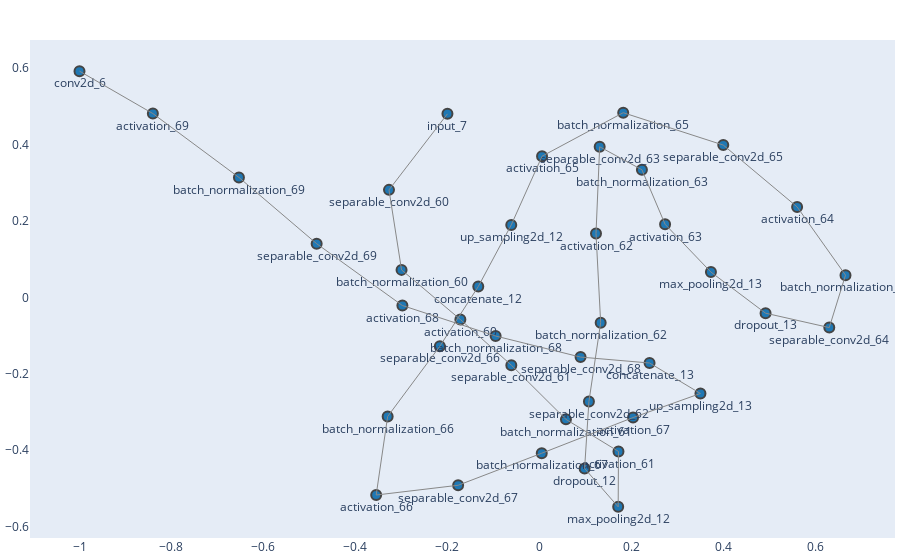

Notebook source saved alongside this figure:
### Code cell
import plotly.graph_objects as go
import networkx as nx
# Create the model
model = unet()
model.summary()

### Figure 1 — Plotly figure (JSON) as saved in the notebook; plotly's stock layout.template omitted (floating-point values rounded to 4 significant figures)
{"data": [{"hoverinfo": "none", "marker": {"color": ["#1f78b4", "#1f78b4", "#1f78b4", "#1f78b4", "#1f78b4", "#1f78b4", "#1f78b4", "#1f78b4", "#1f78b4", "#1f78b4", "#1f78b4", "#1f78b4", "#1f78b4", "#1f78b4", "#1f78b4", "#1f78b4", "#1f78b4", "#1f78b4", "#1f78b4", "#1f78b4", "#1f78b4", "#1f78b4", "#1f78b4", "#1f78b4", "#1f78b4", "#1f78b4", "#1f78b4", "#1f78b4", "#1f78b4", "#1f78b4", "#1f78b4", "#1f78b4", "#1f78b4", "#1f78b4", "#1f78b4", "#1f78b4", "#1f78b4", "#1f78b4", "#1f78b4", "#1f78b4"], "line": {"width": 2}, "showscale": false, "size": 10}, "mode": "markers+text", "text": ["input_7", "separable_conv2d_60", "batch_normalization_60", "activation_60", "separable_conv2d_61", "batch_normalization_61", "activation_61", "max_pooling2d_12", "dropout_12", "separable_conv2d_62", "batch_normalization_62", "activation_62", "separable_conv2d_63", "batch_normalization_63", "activation_63", "max_pooling2d_13", "dropout_13", "separable_conv2d_64", "batch_normalization_64", "activation_64", "separable_conv2d_65", "batch_normalization_65", "activation_65", "up_sampling2d_12", "concatenate_12", "separable_conv2d_66", "batch_normalization_66", "activation_66", "separable_conv2d_67", "batch_normalization_67", "activation_67", "up_sampling2d_13", "concatenate_13", "separable_conv2d_68", "batch_normalization_68", "activation_68", "separable_conv2d_69", "batch_normalization_69", "activation_69", "conv2d_6"], "textposition": "bottom center", "type": "scatter", "x": [-0.1996, -0.3268, -0.2995, -0.1715, -0.06069, 0.05813, 0.1724, 0.1718, 0.09871, 0.1081, 0.1337, 0.1235, 0.1315, 0.2234, 0.2738, 0.3735, 0.4924, 0.631, 0.6662, 0.561, 0.4003, 0.1827, 0.00615, -0.06081, -0.1326, -0.2162, -0.3297, -0.3547, -0.1764, 0.005478, 0.2041, 0.3507, 0.24, 0.08995, -0.09487, -0.2976, -0.4841, -0.6532, -0.8404, -1], "y": [0.4807, 0.2816, 0.07216, -0.05775, -0.1772, -0.3192, -0.4031, -0.5482, -0.4478, -0.2723, -0.06599, 0.1676, 0.3944, 0.3344, 0.1915, 0.06642, -0.04121, -0.0789, 0.05836, 0.237, 0.399, 0.4837, 0.3698, 0.1899, 0.02856, -0.1277, -0.3117, -0.5173, -0.4917, -0.4078, -0.3144, -0.2514, -0.1717, -0.1562, -0.101, -0.02117, 0.1407, 0.3142, 0.4814, 0.5924]}, {"line": {"color": "#888", "width": 1}, "mode": "lines", "type": "scatter", "x": [-0.1996, -0.3268, null], "y": [0.4807, 0.2816, null]}, {"line": {"color": "#888", "width": 1}, "mode": "lines", "type": "scatter", "x": [-0.3268, -0.2995, null], "y": [0.2816, 0.07216, null]}, {"line": {"color": "#888", "width": 1}, "mode": "lines", "type": "scatter", "x": [-0.2995, -0.1715, null], "y": [0.07216, -0.05775, null]}, {"line": {"color": "#888", "width": 1}, "mode": "lines", "type": "scatter", "x": [-0.1715, -0.06069, null], "y": [-0.05775, -0.1772, null]}, {"line": {"color": "#888", "width": 1}, "mode": "lines", "type": "scatter", "x": [-0.06069, 0.05813, null], "y": [-0.1772, -0.3192, null]}, {"line": {"color": "#888", "width": 1}, "mode": "lines", "type": "scatter", "x": [0.05813, 0.1724, null], "y": [-0.3192, -0.4031, null]}, {"line": {"color": "#888", "width": 1}, "mode": "lines", "type": "scatter", "x": [0.1724, 0.1718, null], "y": [-0.4031, -0.5482, null]}, {"line": {"color": "#888", "width": 1}, "mode": "lines", "type": "scatter", "x": [0.1718, 0.09871, null], "y": [-0.5482, -0.4478, null]}, {"line": {"color": "#888", "width": 1}, "mode": "lines", "type": "scatter", "x": [0.09871, 0.1081, null], "y": [-0.4478, -0.2723, null]}, {"line": {"color": "#888", "width": 1}, "mode": "lines", "type": "scatter", "x": [0.1081, 0.1337, null], "y": [-0.2723, -0.06599, null]}, {"line": {"color": "#888", "width": 1}, "mode": "lines", "type": "scatter", "x": [0.1337, 0.1235, null], "y": [-0.06599, 0.1676, null]}, {"line": {"color": "#888", "width": 1}, "mode": "lines", "type": "scatter", "x": [0.1235, 0.1315, null], "y": [0.1676, 0.3944, null]}, {"line": {"color": "#888", "width": 1}, "mode": "lines", "type": "scatter", "x": [0.1315, 0.2234, null], "y": [0.3944, 0.3344, null]}, {"line": {"color": "#888", "width": 1}, "mode": "lines", "type": "scatter", "x": [0.2234, 0.2738, null], "y": [0.3344, 0.1915, null]}, {"line": {"color": "#888", "width": 1}, "mode": "lines", "type": "scatter", "x": [0.2738, 0.3735, null], "y": [0.1915, 0.06642, null]}, {"line": {"color": "#888", "width": 1}, "mode": "lines", "type": "scatter", "x": [0.3735, 0.4924, null], "y": [0.06642, -0.04121, null]}, {"line": {"color": "#888", "width": 1}, "mode": "lines", "type": "scatter", "x": [0.4924, 0.631, null], "y": [-0.04121, -0.0789, null]}, {"line": {"color": "#888", "width": 1}, "mode": "lines", "type": "scatter", "x": [0.631, 0.6662, null], "y": [-0.0789, 0.05836, null]}, {"line": {"color": "#888", "width": 1}, "mode": "lines", "type": "scatter", "x": [0.6662, 0.561, null], "y": [0.05836, 0.237, null]}, {"line": {"color": "#888", "width": 1}, "mode": "lines", "type": "scatter", "x": [0.561, 0.4003, null], "y": [0.237, 0.399, null]}, {"line": {"color": "#888", "width": 1}, "mode": "lines", "type": "scatter", "x": [0.4003, 0.1827, null], "y": [0.399, 0.4837, null]}, {"line": {"color": "#888", "width": 1}, "mode": "lines", "type": "scatter", "x": [0.1827, 0.00615, null], "y": [0.4837, 0.3698, null]}, {"line": {"color": "#888", "width": 1}, "mode": "lines", "type": "scatter", "x": [0.00615, -0.06081, null], "y": [0.3698, 0.1899, null]}, {"line": {"color": "#888", "width": 1}, "mode": "lines", "type": "scatter", "x": [-0.06081, -0.1326, null], "y": [0.1899, 0.02856, null]}, {"line": {"color": "#888", "width": 1}, "mode": "lines", "type": "scatter", "x": [-0.1326, -0.2162, null], "y": [0.02856, -0.1277, null]}, {"line": {"color": "#888", "width": 1}, "mode": "lines", "type": "scatter", "x": [-0.2162, -0.3297, null], "y": [-0.1277, -0.3117, null]}, {"line": {"color": "#888", "width": 1}, "mode": "lines", "type": "scatter", "x": [-0.3297, -0.3547, null], "y": [-0.3117, -0.5173, null]}, {"line": {"color": "#888", "width": 1}, "mode": "lines", "type": "scatter", "x": [-0.3547, -0.1764, null], "y": [-0.5173, -0.4917, null]}, {"line": {"color": "#888", "width": 1}, "mode": "lines", "type": "scatter", "x": [-0.1764, 0.005478, null], "y": [-0.4917, -0.4078, null]}, {"line": {"color": "#888", "width": 1}, "mode": "lines", "type": "scatter", "x": [0.005478, 0.2041, null], "y": [-0.4078, -0.3144, null]}, {"line": {"color": "#888", "width": 1}, "mode": "lines", "type": "scatter", "x": [0.2041, 0.3507, null], "y": [-0.3144, -0.2514, null]}, {"line": {"color": "#888", "width": 1}, "mode": "lines", "type": "scatter", "x": [0.3507, 0.24, null], "y": [-0.2514, -0.1717, null]}, {"line": {"color": "#888", "width": 1}, "mode": "lines", "type": "scatter", "x": [0.24, 0.08995, null], "y": [-0.1717, -0.1562, null]}, {"line": {"color": "#888", "width": 1}, "mode": "lines", "type": "scatter", "x": [0.08995, -0.09487, null], "y": [-0.1562, -0.101, null]}, {"line": {"color": "#888", "width": 1}, "mode": "lines", "type": "scatter", "x": [-0.09487, -0.2976, null], "y": [-0.101, -0.02117, null]}, {"line": {"color": "#888", "width": 1}, "mode": "lines", "type": "scatter", "x": [-0.2976, -0.4841, null], "y": [-0.02117, 0.1407, null]}, {"line": {"color": "#888", "width": 1}, "mode": "lines", "type": "scatter", "x": [-0.4841, -0.6532, null], "y": [0.1407, 0.3142, null]}, {"line": {"color": "#888", "width": 1}, "mode": "lines", "type": "scatter", "x": [-0.6532, -0.8404, null], "y": [0.3142, 0.4814, null]}, {"line": {"color": "#888", "width": 1}, "mode": "lines", "type": "scatter", "x": [-0.8404, -1, null], "y": [0.4814, 0.5924, null]}], "layout": {"hovermode": "closest", "margin": {"b": 20, "l": 5, "r": 5, "t": 40}, "showlegend": false, "xaxis": {"showgrid": false, "zeroline": false}, "yaxis": {"showgrid": false, "zeroline": false}}}
